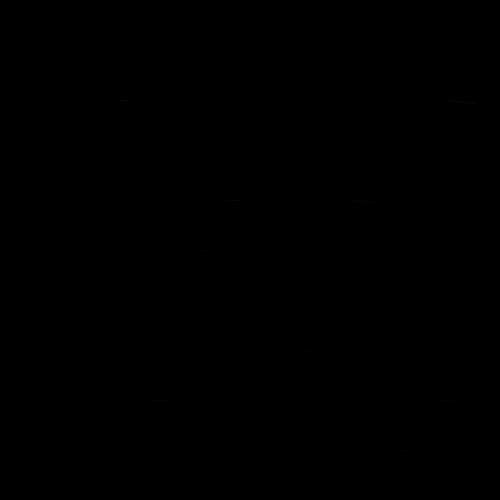
Frame 1 (no input)
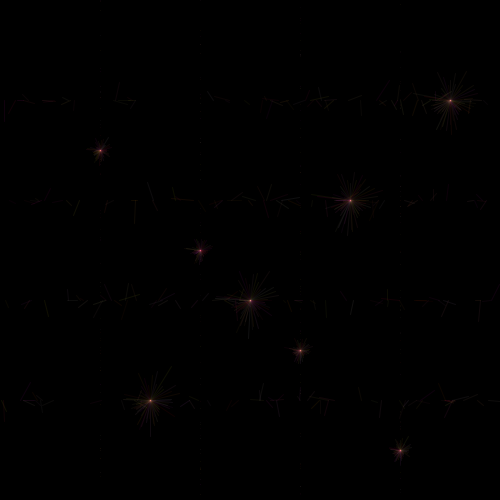
Frame 60 (the mouse pressed at the canvas centre just before this capture)
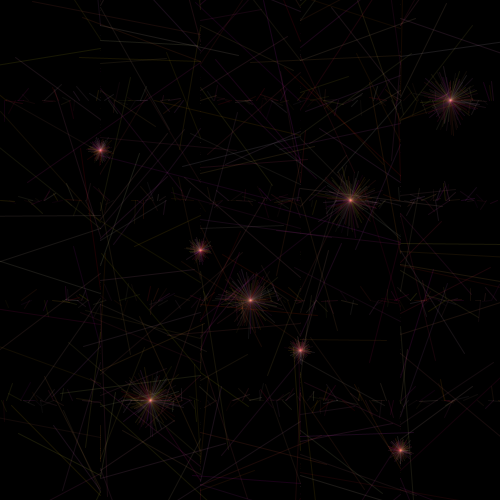
Frame 120 (the mouse held since frame 60 and released just before this capture)

The Processing sketch that drew these frames (run headless with seeded random() and noise(); from frame 60 on, the mouse is pressed at the canvas centre):

// Processing sketch: processing_177245
// ── processing_177245.pde


 float theta = 0;
 float rad;
 float al = 10;

void setup(){
 size(500, 500);
 smooth();
 frameRate(60);
 background(0);
 rad = random(10); 
}

void draw(){
  for(int i = 100; i < width ; i += 100){
  star(i+50, height-i, 50);
  star(random(500), i, 30);
  star(i, random(500), mouseY);
  star(i, i+50, 20);
  }

}

void star(float xpos, float ypos, float size){ 
 stroke(242, random(255), random(255), al);
 rad += 0.05;
 float x = xpos + ((noise(rad)*size)*cos(theta));
 float y = ypos + ((noise(rad)*size)*sin(theta));

 line( xpos, ypos, x, y);
 
 theta+=0.01;
 al += 0.01;
 if(al > 30){
   al = -1;
 }
 if(al<0){
   al = 1;
 }
}
